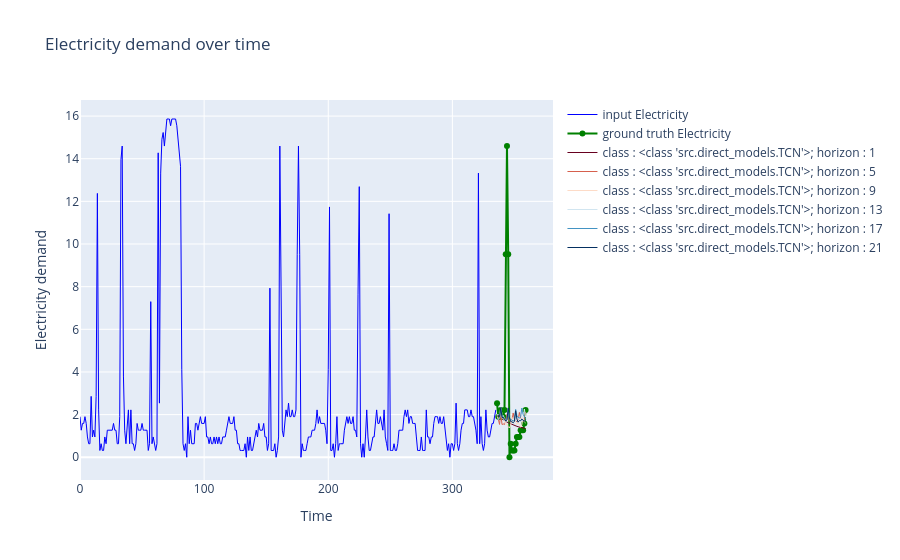
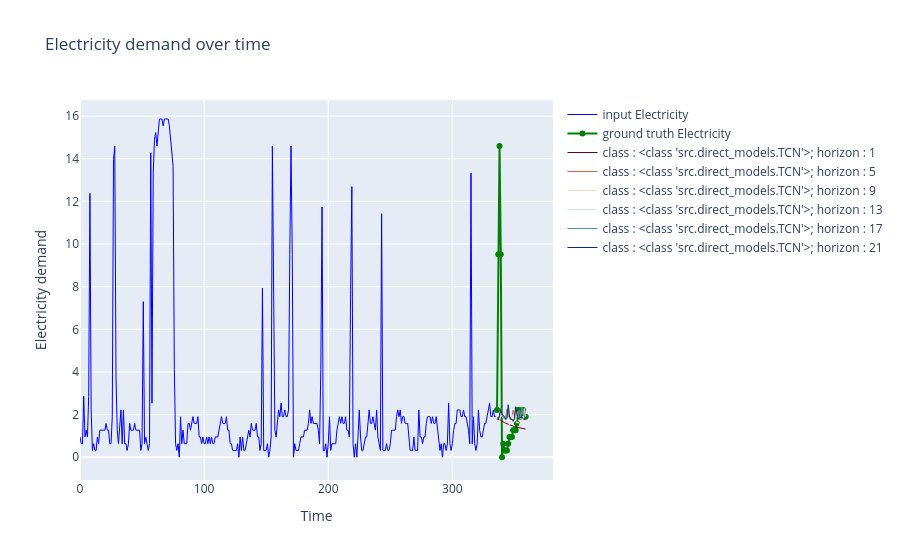
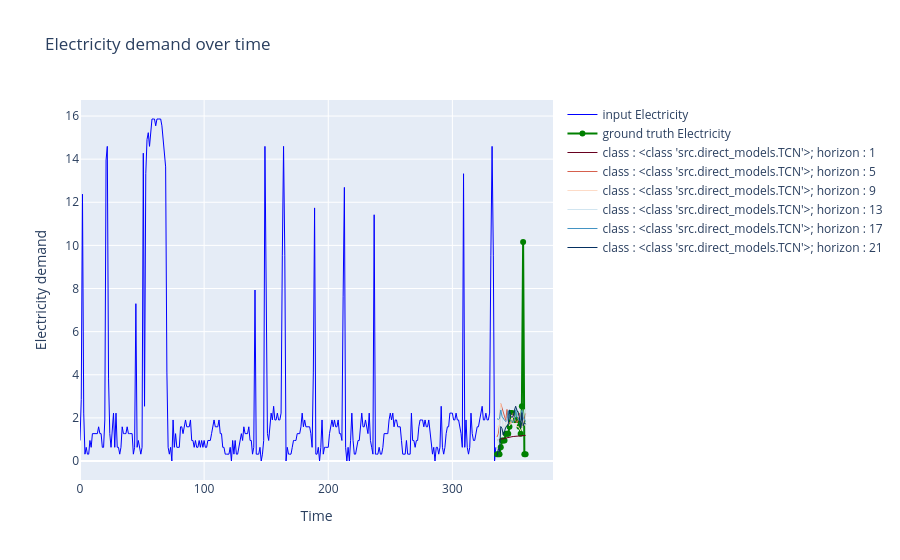
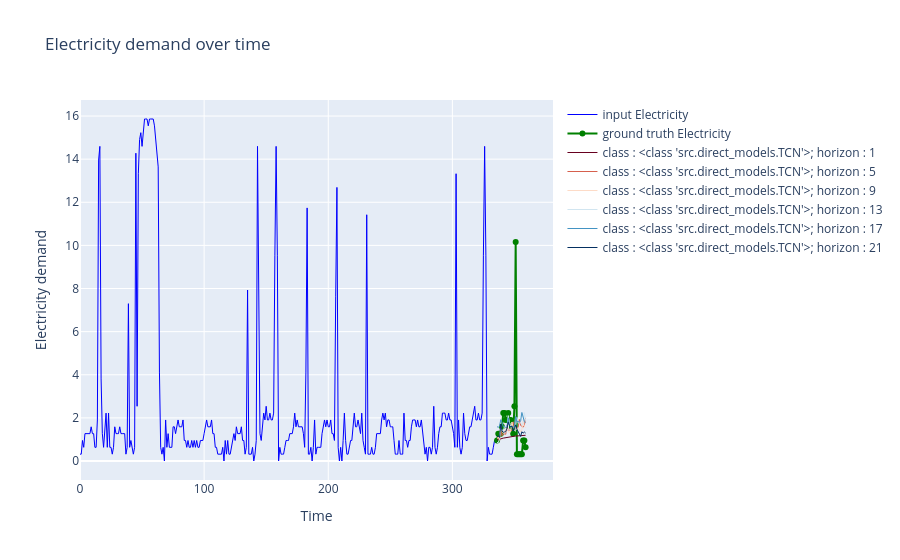

Notebook cell for these charts, in order:
### Code cell
preds = umheme_tcn_hahl.whole_predict(test[0])
ens_preds = umheme_tcn_hahl.predict(test[0])
for i in range (10):
    pred = {model : preds[model][i] for model in preds}
    plot_multiple_forecast(test[0][i], test[1][i], pred, **kwargs)
    errs = np.array([mse(preds[model][i], test[1][i]) for model in preds])
    avg_mse = np.mean(errs)
    min_mse = np.min(errs)
    max_mse = np.max(errs)
    ensemble_mse = mse(ens_preds[i], test[1][i])
    print(f"min mse : {min_mse}\nmax mse : {max_mse}\naverage mse : {avg_mse}\nensemble mse : {ensemble_mse}")
